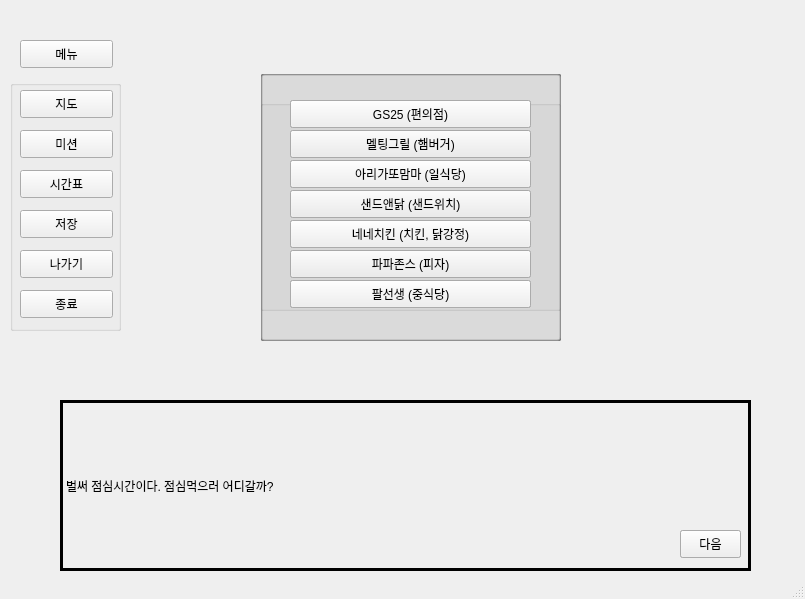
<?xml version="1.0" encoding="UTF-8"?>
<ui version="4.0">
 <class>SSG</class>
 <widget class="QMainWindow" name="SSG">
  <property name="geometry">
   <rect>
    <x>0</x>
    <y>0</y>
    <width>805</width>
    <height>599</height>
   </rect>
  </property>
  <property name="windowTitle">
   <string>SSG</string>
  </property>
  <widget class="QWidget" name="centralwidget">
   <widget class="QPushButton" name="menu">
    <property name="geometry">
     <rect>
      <x>20</x>
      <y>40</y>
      <width>93</width>
      <height>28</height>
     </rect>
    </property>
    <property name="text">
     <string>메뉴</string>
    </property>
   </widget>
   <widget class="QGroupBox" name="menuBox">
    <property name="geometry">
     <rect>
      <x>10</x>
      <y>80</y>
      <width>111</width>
      <height>251</height>
     </rect>
    </property>
    <property name="title">
     <string/>
    </property>
    <widget class="QPushButton" name="map">
     <property name="geometry">
      <rect>
       <x>10</x>
       <y>10</y>
       <width>93</width>
       <height>28</height>
      </rect>
     </property>
     <property name="text">
      <string>지도</string>
     </property>
    </widget>
    <widget class="QPushButton" name="mission">
     <property name="geometry">
      <rect>
       <x>10</x>
       <y>50</y>
       <width>93</width>
       <height>28</height>
      </rect>
     </property>
     <property name="text">
      <string>미션</string>
     </property>
    </widget>
    <widget class="QPushButton" name="save">
     <property name="geometry">
      <rect>
       <x>10</x>
       <y>130</y>
       <width>93</width>
       <height>28</height>
      </rect>
     </property>
     <property name="text">
      <string>저장</string>
     </property>
    </widget>
    <widget class="QPushButton" name="exit">
     <property name="geometry">
      <rect>
       <x>10</x>
       <y>210</y>
       <width>93</width>
       <height>28</height>
      </rect>
     </property>
     <property name="text">
      <string>종료</string>
     </property>
    </widget>
    <widget class="QPushButton" name="time">
     <property name="geometry">
      <rect>
       <x>10</x>
       <y>90</y>
       <width>93</width>
       <height>28</height>
      </rect>
     </property>
     <property name="text">
      <string>시간표</string>
     </property>
    </widget>
    <widget class="QPushButton" name="out_btn">
     <property name="geometry">
      <rect>
       <x>10</x>
       <y>170</y>
       <width>93</width>
       <height>28</height>
      </rect>
     </property>
     <property name="text">
      <string>나가기</string>
     </property>
    </widget>
   </widget>
   <widget class="QLabel" name="chat">
    <property name="geometry">
     <rect>
      <x>60</x>
      <y>400</y>
      <width>691</width>
      <height>171</height>
     </rect>
    </property>
    <property name="frameShape">
     <enum>QFrame::Box</enum>
    </property>
    <property name="lineWidth">
     <number>3</number>
    </property>
    <property name="midLineWidth">
     <number>3</number>
    </property>
    <property name="text">
     <string>벌써 점심시간이다. 점심먹으러 어디갈까?</string>
    </property>
   </widget>
   <widget class="QPushButton" name="nextButton">
    <property name="geometry">
     <rect>
      <x>680</x>
      <y>530</y>
      <width>61</width>
      <height>28</height>
     </rect>
    </property>
    <property name="text">
     <string>다음</string>
    </property>
   </widget>
   <widget class="QGroupBox" name="hillBox">
    <property name="geometry">
     <rect>
      <x>260</x>
      <y>100</y>
      <width>301</width>
      <height>211</height>
     </rect>
    </property>
    <property name="font">
     <font>
      <kerning>true</kerning>
     </font>
    </property>
    <property name="title">
     <string/>
    </property>
    <property name="flat">
     <bool>false</bool>
    </property>
    <property name="checkable">
     <bool>false</bool>
    </property>
    <property name="checked">
     <bool>false</bool>
    </property>
    <widget class="QPushButton" name="hillUpButton">
     <property name="geometry">
      <rect>
       <x>30</x>
       <y>30</y>
       <width>241</width>
       <height>28</height>
      </rect>
     </property>
     <property name="text">
      <string>언덕 위에 있는</string>
     </property>
    </widget>
    <widget class="QPushButton" name="hillButton">
     <property name="geometry">
      <rect>
       <x>30</x>
       <y>90</y>
       <width>241</width>
       <height>28</height>
      </rect>
     </property>
     <property name="text">
      <string>언덕에 있는</string>
     </property>
    </widget>
    <widget class="QPushButton" name="hillDownButton">
     <property name="geometry">
      <rect>
       <x>30</x>
       <y>150</y>
       <width>241</width>
       <height>28</height>
      </rect>
     </property>
     <property name="text">
      <string>언덕 아래에 있는</string>
     </property>
    </widget>
   </widget>
   <widget class="QGroupBox" name="hillUpMenuBox">
    <property name="geometry">
     <rect>
      <x>260</x>
      <y>70</y>
      <width>301</width>
      <height>271</height>
     </rect>
    </property>
    <property name="font">
     <font>
      <kerning>true</kerning>
     </font>
    </property>
    <property name="title">
     <string/>
    </property>
    <property name="flat">
     <bool>false</bool>
    </property>
    <property name="checkable">
     <bool>false</bool>
    </property>
    <property name="checked">
     <bool>false</bool>
    </property>
    <widget class="QPushButton" name="hillUpMenu1">
     <property name="geometry">
      <rect>
       <x>30</x>
       <y>30</y>
       <width>241</width>
       <height>28</height>
      </rect>
     </property>
     <property name="text">
      <string>안다미로 (한식)</string>
     </property>
    </widget>
    <widget class="QPushButton" name="hillUpMenu2">
     <property name="geometry">
      <rect>
       <x>30</x>
       <y>90</y>
       <width>241</width>
       <height>28</height>
      </rect>
     </property>
     <property name="text">
      <string>학생식당 (한식)</string>
     </property>
    </widget>
    <widget class="QPushButton" name="hillUpMenu3">
     <property name="geometry">
      <rect>
       <x>30</x>
       <y>150</y>
       <width>241</width>
       <height>28</height>
      </rect>
     </property>
     <property name="text">
      <string>블루포트 (카페)</string>
     </property>
    </widget>
    <widget class="QPushButton" name="hillUpMenu4">
     <property name="geometry">
      <rect>
       <x>30</x>
       <y>210</y>
       <width>241</width>
       <height>28</height>
      </rect>
     </property>
     <property name="text">
      <string>무아타 (분식)</string>
     </property>
    </widget>
   </widget>
   <widget class="QGroupBox" name="hillMenuOptionBox">
    <property name="geometry">
     <rect>
      <x>260</x>
      <y>70</y>
      <width>301</width>
      <height>271</height>
     </rect>
    </property>
    <property name="font">
     <font>
      <kerning>true</kerning>
     </font>
    </property>
    <property name="title">
     <string/>
    </property>
    <property name="flat">
     <bool>false</bool>
    </property>
    <property name="checkable">
     <bool>false</bool>
    </property>
    <property name="checked">
     <bool>false</bool>
    </property>
    <widget class="QPushButton" name="hillMenuOption1">
     <property name="geometry">
      <rect>
       <x>30</x>
       <y>30</y>
       <width>241</width>
       <height>28</height>
      </rect>
     </property>
     <property name="text">
      <string>한식</string>
     </property>
    </widget>
    <widget class="QPushButton" name="hillMenuOption2">
     <property name="geometry">
      <rect>
       <x>30</x>
       <y>90</y>
       <width>241</width>
       <height>28</height>
      </rect>
     </property>
     <property name="text">
      <string>분식</string>
     </property>
    </widget>
    <widget class="QPushButton" name="hillMenuOption3">
     <property name="geometry">
      <rect>
       <x>30</x>
       <y>150</y>
       <width>241</width>
       <height>28</height>
      </rect>
     </property>
     <property name="text">
      <string>빵류</string>
     </property>
    </widget>
    <widget class="QPushButton" name="hillMenuOption4">
     <property name="geometry">
      <rect>
       <x>30</x>
       <y>210</y>
       <width>241</width>
       <height>28</height>
      </rect>
     </property>
     <property name="text">
      <string>기타</string>
     </property>
    </widget>
   </widget>
   <widget class="QGroupBox" name="hillDownMenuBox">
    <property name="geometry">
     <rect>
      <x>260</x>
      <y>70</y>
      <width>301</width>
      <height>271</height>
     </rect>
    </property>
    <property name="font">
     <font>
      <kerning>true</kerning>
     </font>
    </property>
    <property name="title">
     <string/>
    </property>
    <property name="flat">
     <bool>false</bool>
    </property>
    <property name="checkable">
     <bool>false</bool>
    </property>
    <property name="checked">
     <bool>false</bool>
    </property>
    <widget class="QPushButton" name="hillDownMenu1">
     <property name="geometry">
      <rect>
       <x>30</x>
       <y>30</y>
       <width>241</width>
       <height>28</height>
      </rect>
     </property>
     <property name="text">
      <string>나성집 (한식)</string>
     </property>
    </widget>
    <widget class="QPushButton" name="hillDownMenu2">
     <property name="geometry">
      <rect>
       <x>30</x>
       <y>90</y>
       <width>241</width>
       <height>28</height>
      </rect>
     </property>
     <property name="text">
      <string>송스키친 (양식)</string>
     </property>
    </widget>
    <widget class="QPushButton" name="hillDownMenu3">
     <property name="geometry">
      <rect>
       <x>30</x>
       <y>150</y>
       <width>241</width>
       <height>28</height>
      </rect>
     </property>
     <property name="text">
      <string>원테이블 (양식)</string>
     </property>
    </widget>
    <widget class="QPushButton" name="hillDownMenu4">
     <property name="geometry">
      <rect>
       <x>30</x>
       <y>210</y>
       <width>241</width>
       <height>28</height>
      </rect>
     </property>
     <property name="text">
      <string>부암동 나들이</string>
     </property>
    </widget>
   </widget>
   <widget class="QGroupBox" name="hillMenuBox1">
    <property name="geometry">
     <rect>
      <x>260</x>
      <y>70</y>
      <width>301</width>
      <height>271</height>
     </rect>
    </property>
    <property name="font">
     <font>
      <kerning>true</kerning>
     </font>
    </property>
    <property name="title">
     <string/>
    </property>
    <property name="flat">
     <bool>false</bool>
    </property>
    <property name="checkable">
     <bool>false</bool>
    </property>
    <property name="checked">
     <bool>false</bool>
    </property>
    <widget class="QPushButton" name="hillMenu1_1">
     <property name="geometry">
      <rect>
       <x>30</x>
       <y>30</y>
       <width>241</width>
       <height>28</height>
      </rect>
     </property>
     <property name="text">
      <string>The 함께식탁 (한식)</string>
     </property>
    </widget>
    <widget class="QPushButton" name="hillMenu1_2">
     <property name="geometry">
      <rect>
       <x>30</x>
       <y>90</y>
       <width>241</width>
       <height>28</height>
      </rect>
     </property>
     <property name="text">
      <string>부대통령 뚝배기 (한식)</string>
     </property>
    </widget>
    <widget class="QPushButton" name="hillMenu1_3">
     <property name="geometry">
      <rect>
       <x>30</x>
       <y>150</y>
       <width>241</width>
       <height>28</height>
      </rect>
     </property>
     <property name="text">
      <string>치즈밥있슈 (퓨전음식)</string>
     </property>
    </widget>
    <widget class="QPushButton" name="hillMenu1_4">
     <property name="geometry">
      <rect>
       <x>30</x>
       <y>210</y>
       <width>241</width>
       <height>28</height>
      </rect>
     </property>
     <property name="text">
      <string>청와설렁탕 (곰탕, 설렁탕)</string>
     </property>
    </widget>
   </widget>
   <widget class="QGroupBox" name="hillMenuBox2">
    <property name="geometry">
     <rect>
      <x>260</x>
      <y>70</y>
      <width>301</width>
      <height>271</height>
     </rect>
    </property>
    <property name="font">
     <font>
      <kerning>true</kerning>
     </font>
    </property>
    <property name="title">
     <string/>
    </property>
    <property name="flat">
     <bool>false</bool>
    </property>
    <property name="checkable">
     <bool>false</bool>
    </property>
    <property name="checked">
     <bool>false</bool>
    </property>
    <widget class="QPushButton" name="hillMenu2_1">
     <property name="geometry">
      <rect>
       <x>30</x>
       <y>30</y>
       <width>241</width>
       <height>28</height>
      </rect>
     </property>
     <property name="text">
      <string>봉구스밥버거 (분식)</string>
     </property>
    </widget>
    <widget class="QPushButton" name="hillMenu2_2">
     <property name="geometry">
      <rect>
       <x>30</x>
       <y>90</y>
       <width>241</width>
       <height>28</height>
      </rect>
     </property>
     <property name="text">
      <string>빨간계단 (종합분식)</string>
     </property>
    </widget>
    <widget class="QPushButton" name="hillMenu2_3">
     <property name="geometry">
      <rect>
       <x>30</x>
       <y>150</y>
       <width>241</width>
       <height>28</height>
      </rect>
     </property>
     <property name="text">
      <string>윤가네 (종합분식)</string>
     </property>
    </widget>
    <widget class="QPushButton" name="hillMenu2_4">
     <property name="geometry">
      <rect>
       <x>30</x>
       <y>210</y>
       <width>241</width>
       <height>28</height>
      </rect>
     </property>
     <property name="text">
      <string>신전떡볶이 (분식)</string>
     </property>
    </widget>
   </widget>
   <widget class="QGroupBox" name="hillMenuBox3">
    <property name="geometry">
     <rect>
      <x>260</x>
      <y>70</y>
      <width>301</width>
      <height>271</height>
     </rect>
    </property>
    <property name="font">
     <font>
      <kerning>true</kerning>
     </font>
    </property>
    <property name="title">
     <string/>
    </property>
    <property name="flat">
     <bool>false</bool>
    </property>
    <property name="checkable">
     <bool>false</bool>
    </property>
    <property name="checked">
     <bool>false</bool>
    </property>
    <widget class="QPushButton" name="hillMenu3_1">
     <property name="geometry">
      <rect>
       <x>30</x>
       <y>60</y>
       <width>241</width>
       <height>28</height>
      </rect>
     </property>
     <property name="text">
      <string>멜팅그릴 (햄버거)</string>
     </property>
    </widget>
    <widget class="QPushButton" name="hillMenu3_2">
     <property name="geometry">
      <rect>
       <x>30</x>
       <y>120</y>
       <width>241</width>
       <height>28</height>
      </rect>
     </property>
     <property name="text">
      <string>샌드앤닭 (샌드위치)</string>
     </property>
    </widget>
    <widget class="QPushButton" name="hillMenu3_3">
     <property name="geometry">
      <rect>
       <x>30</x>
       <y>180</y>
       <width>241</width>
       <height>28</height>
      </rect>
     </property>
     <property name="text">
      <string>파파존스 (피자)</string>
     </property>
    </widget>
   </widget>
   <widget class="QGroupBox" name="hillMenuBox4">
    <property name="geometry">
     <rect>
      <x>260</x>
      <y>70</y>
      <width>301</width>
      <height>271</height>
     </rect>
    </property>
    <property name="font">
     <font>
      <kerning>true</kerning>
     </font>
    </property>
    <property name="title">
     <string/>
    </property>
    <property name="flat">
     <bool>false</bool>
    </property>
    <property name="checkable">
     <bool>false</bool>
    </property>
    <property name="checked">
     <bool>false</bool>
    </property>
    <widget class="QPushButton" name="hillMenu4_1">
     <property name="geometry">
      <rect>
       <x>30</x>
       <y>30</y>
       <width>241</width>
       <height>28</height>
      </rect>
     </property>
     <property name="text">
      <string>GS25 (편의점)</string>
     </property>
    </widget>
    <widget class="QPushButton" name="hillMenu4_2">
     <property name="geometry">
      <rect>
       <x>30</x>
       <y>90</y>
       <width>241</width>
       <height>28</height>
      </rect>
     </property>
     <property name="text">
      <string>아리가또맘마 (일식당)</string>
     </property>
    </widget>
    <widget class="QPushButton" name="hillMenu4_3">
     <property name="geometry">
      <rect>
       <x>30</x>
       <y>150</y>
       <width>241</width>
       <height>28</height>
      </rect>
     </property>
     <property name="text">
      <string>네네치킨 (치킨, 닭강정)</string>
     </property>
    </widget>
    <widget class="QPushButton" name="hillMenu4_4">
     <property name="geometry">
      <rect>
       <x>30</x>
       <y>210</y>
       <width>241</width>
       <height>28</height>
      </rect>
     </property>
     <property name="text">
      <string>팔선생 (중식당)</string>
     </property>
    </widget>
   </widget>
   <widget class="QPushButton" name="nextButton2">
    <property name="geometry">
     <rect>
      <x>680</x>
      <y>530</y>
      <width>61</width>
      <height>28</height>
     </rect>
    </property>
    <property name="text">
     <string>다음</string>
    </property>
   </widget>
  </widget>
  <widget class="QStatusBar" name="statusbar"/>
 </widget>
 <resources/>
 <connections/>
</ui>
